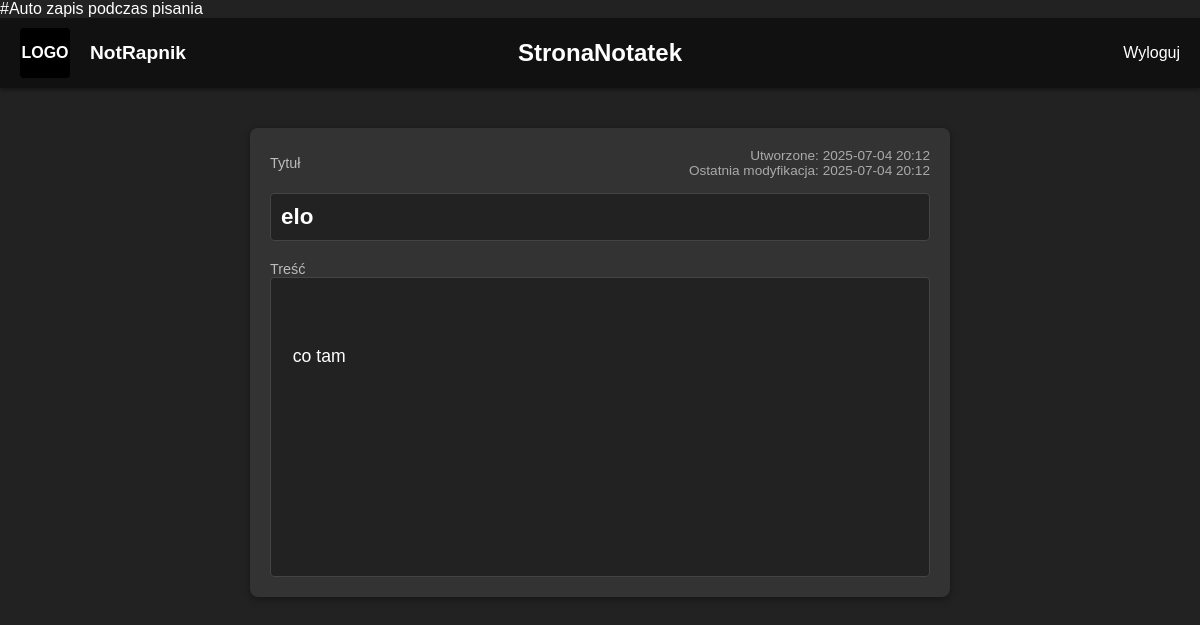
/notes/2 (signed in), run on an earlier commit of the app's database.
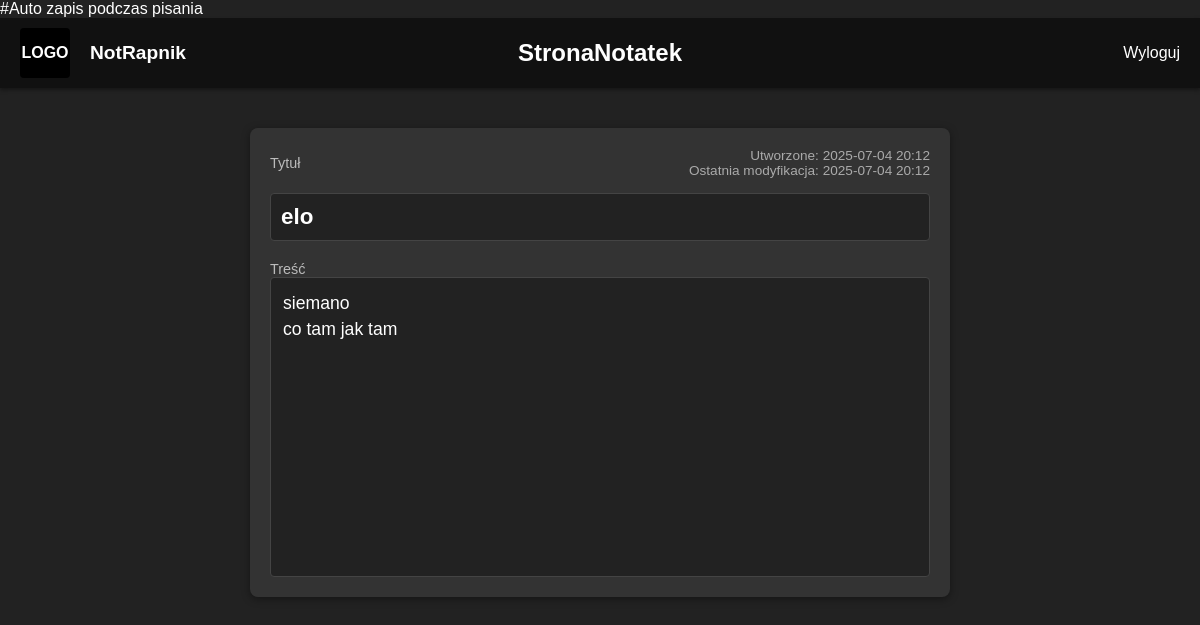
And on a later commit of the database.
### models.py (models this page shows)
class Note(db.Model):
    id = db.Column(db.Integer, primary_key=True)
    title = db.Column(db.String(200), default='Bez tytułu')
    body = db.Column(db.Text, default='')
    created_at = db.Column(db.DateTime, default=datetime.utcnow)
    user_id = db.Column(db.Integer, db.ForeignKey('user.id'))

### routes.py (the view)
@bp.route('/notes/<int:note_id>')
@login_required
def view_note(note_id):
    note = Note.query.get_or_404(note_id)
    if note.author != current_user:
        flash('Brak dostępu.')
        return redirect(url_for('main.home'))
    return render_template('view_note.html', note=note)

### models.py (called while the page is built)
@login.user_loader
def load_user(user_id):
    return User.query.get(int(user_id))

### templates/view_note.html (shortened to what this page needs)
{% extends 'base.html' %}
{% block content %}
  <div class="note-container">
    <div class="note-header">
      <span class="note-label">Tytuł</span>
      <div class="note-dates">
        <span>Utworzone: {{ note.created_at.strftime('%Y-%m-%d %H:%M') }}</span><br>
        <span>Ostatnia modyfikacja: {{ note.created_at.strftime('%Y-%m-%d %H:%M') }}</span>
      </div>
    </div>
    <h1 contenteditable id="note-title" class="note-title">{{ note.title }}</h1>
    <div class="note-body-wrapper">
      <span class="note-label">Treść</span>
      <div contenteditable id="note-body" class="note-body">{{ note.body }}</div>
    </div>
  </div>
{% endblock %}

### templates/base.html (shortened to what this page needs)
<!doctype html>
<html lang="pl">
<head>
  <link rel="stylesheet" href="{{ url_for('static', filename='style.css') }}">
</head>
<body>
  <header>
    <nav class="navbar">
      <a href="{{ url_for('main.public_home') }}" class="nav-left">
        <div class="logo">LOGO</div>
        <div class="brand">NotRapnik</div>
      </a>
      <div class="nav-center">
        <a class="title" href="{{ url_for('main.home') }}">StronaNotatek</a>
      </div>
      <div class="nav-right">
        {% if current_user.is_authenticated %}
          <a href="{{ url_for('main.logout') }}">Wyloguj</a>
        {% else %}
          <a href="{{ url_for('main.login') }}">Zaloguj</a>
          <a href="{{ url_for('main.signup') }}">Zarejestruj</a>
        {% endif %}
      </div>
    </nav>
  </header>
  <main>
    {% block content %}{% endblock %}
  </main>
</body>
</html>

### static/style.css (style rules this page uses)
*, *::before, *::after { box-sizing: border-box; }
body { margin: 0; font-family: Arial, sans-serif; background: #222; color: #fff; }
.navbar { position: relative; display: flex; align-items: center; justify-content: space-between; background-color: #111; padding: 0 20px; height: 70px; box-shadow: 0 2px 4px rgba(0,0,0,0.4); }
.nav-center { position: absolute; left: 50%; transform: translateX(-50%); }
.nav-left { display: flex; align-items: center; gap: 10px; text-decoration: none; cursor: pointer; }
.nav-right { display: flex; align-items: center; }
.logo { width: 50px; height: 50px; background-color: #000; color: #fff; display: flex; justify-content: center; align-items: center; font-weight: bold; border-radius: 4px; }
.brand { color: #fff; font-size: 1.2rem; font-weight: bold; margin-left: 10px; }
.title { color: #fff; font-size: 1.5rem; font-weight: bold; text-decoration: none; }
.nav-right a { color: #fff; text-decoration: none; margin-left: 20px; font-weight: 500; }
.note-container { max-width: 700px; margin: 40px auto; padding: 20px; background: #333; border-radius: 8px; box-shadow: 0 2px 8px rgba(0,0,0,0.4); }
.note-header { display: flex; justify-content: space-between; align-items: center; margin-bottom: 8px; }
.note-label { font-size: 0.9rem; color: #bbb; margin-right: 10px; }
.note-dates { font-size: 0.85rem; color: #aaa; text-align: right; }
.note-title { width: 100%; padding: 10px; background: #222; color: #fff; font-size: 1.4rem; border: 1px solid #444; border-radius: 4px; margin-bottom: 20px; outline: none; white-space: nowrap; overflow: hidden; text-overflow: ellipsis; cursor: text; }
.note-body-wrapper { display: flex; flex-direction: column; margin-top: 16px; }
.note-body { width: 100%; min-height: 300px; padding: 12px; background: #222; color: #fff; font-size: 1.1rem; line-height: 1.5; border: 1px solid #444; border-radius: 4px; outline: none; white-space: pre-wrap; overflow-wrap: break-word; cursor: text; }

What changed in the data, as far as the page shows it:
changed Note "elo": body "co tam" → "siemano co tam jak tam"
